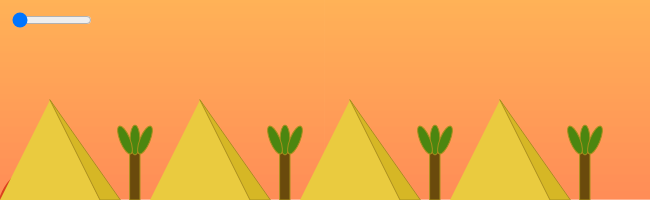
Frame 1 (no input)
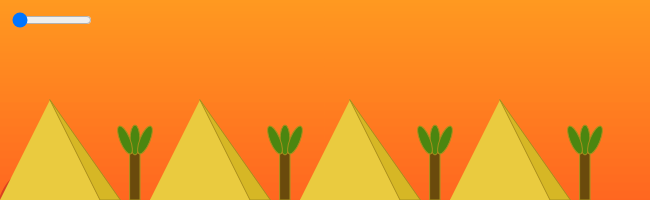
Frame 60 (no input)
Frame 120 (the mouse pressed at the canvas centre since frame 60): identical to frame 60, image omitted

The p5.js sketch that drew these frames (run headless with seeded random() and noise() and a simulated clock; from frame 60 on, the mouse is pressed at the canvas centre):

// p5.js sketch
// ── sketch.js
let colors = [[255, 80, 0], [255, 159, 0], [255, 218, 0], [255, 250, 0], [255, 176, 253]];

let strokes = [[219, 65, 31], [205, 127, 1], [206, 176, 2], [202, 199, 1], [202, 136, 200]];

let backgrounds = [[[255, 153, 33], [255, 103, 33]], [[255, 179, 79], [236, 141, 53]], [[183, 152, 32], [210, 175, 39]], [[255, 252, 97], [198, 195, 0]], [[255, 202, 253], [214, 93, 209]]];

let n;
let slider;

function setup() {
  createCanvas(650, 200);
  
  slider = createSlider(0, 255, 0);
  slider.position(10, 10);
  slider.size(80);
}

function draw() {
  let x = 3.5 + slider.value()*0.01;
  
  push();
  
  if ((x == 3.5)) {
      n = 0
  } else if ((x == 4)) {
      n = round(random(0, 4));
  } else if ((x == 4.5)) {
      n = round(random(0, 4));
  } else if ((x == 5)) {
      n = round(random(0, 4));
  } else if ((x == 5.5)) {
      n = round(random(0, 4));
  }
  
  color_1 = color(backgrounds[n][0]);
  color_2 = color(backgrounds[n][1]);
  
  for (i = 0; i < height; i++) {
    let inter = map(i, 0, height, 0, 1);
    let new_color = lerpColor(color_1, color_2, inter);
    stroke(new_color);
    line(0, i, width, i);
  }

    translate(330, 320);
    rotate(x);
    strokeWeight(5)
    stroke(244, 203, 0)
  
  fill(colors[n])
  stroke(strokes[n]);
  
  circle(300, 0, 100)

  pop();

  for (i = 0; i < 4; i++) {
    d = (140*i) + (i*10);
    pop();
      strokeWeight(0)
      fill(234, 203,63)
    triangle(d, 200, d+50, 100, d+100, 200)

      stroke(169, 144, 30)
      strokeWeight(1)
      fill(214, 183, 37)
    triangle(d+50, 100, d+100, 200, d+120, 200)

      fill(106, 74, 12)
    rect(d+130, 150, 10, 50)

      fill(75, 134, 16)
    ellipse(d+135, 140, 10, 30)


    pop();
    push();

      translate(d+125, 140);
      rotate(-PI/8)
      fill(75, 134, 16)
    ellipse(0, 0, 10, 30)

    pop();
    push();

      translate(d+145, 140);
      rotate(PI/8);
      fill(75, 134, 16)
    ellipse(0, 0, 10, 30)
  }
}
